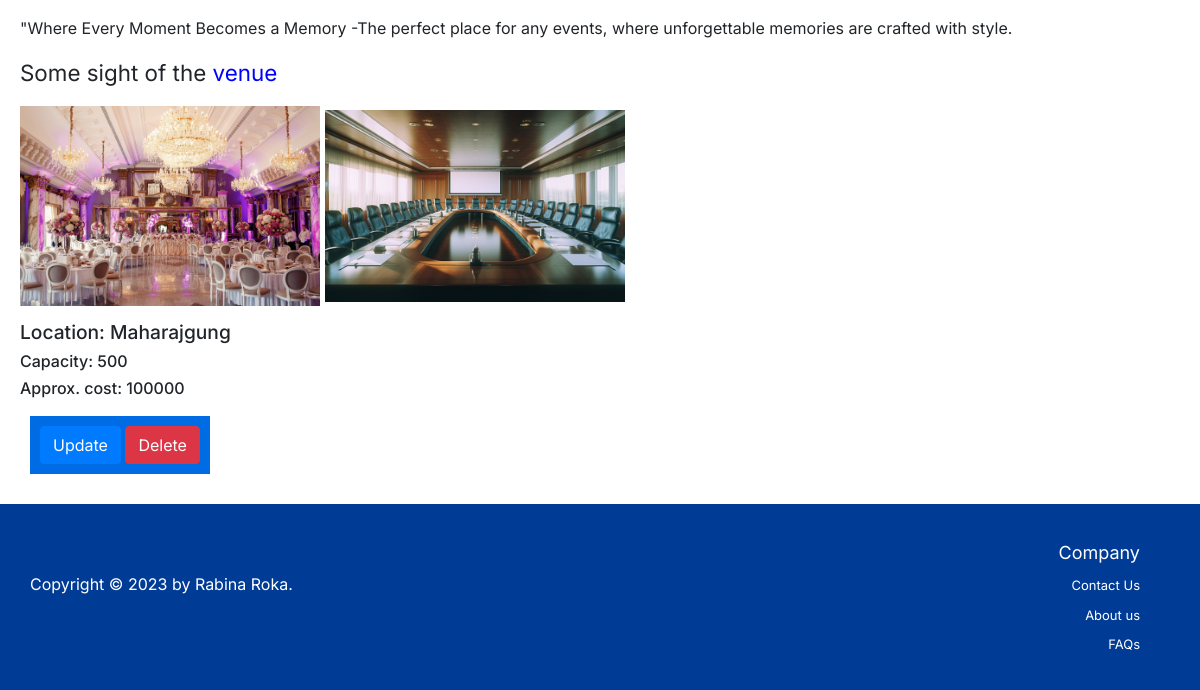
Page /33/view_venue (lower part) on the earlier database version.
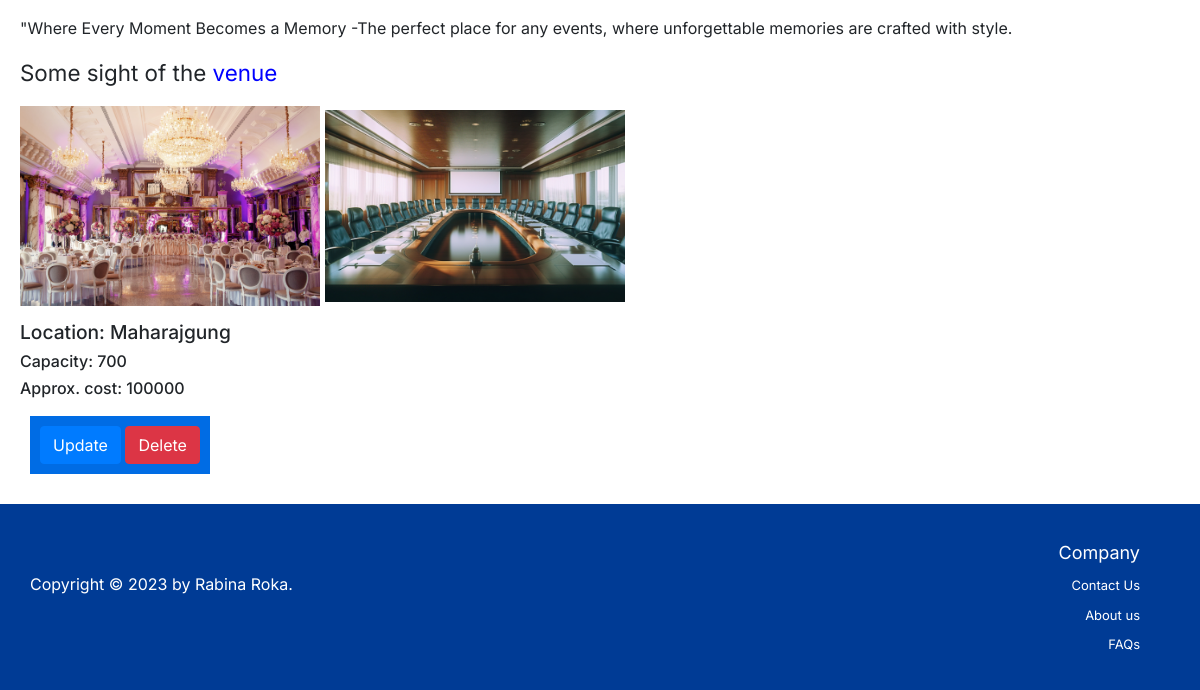
Same page on the later database version.
### Venues/models.py (models this page shows)
class Venues(models.Model): #making class
    Name = models.CharField(max_length=100) #making field
    Location = models.CharField(max_length=100) #making field
    Type = models.CharField(max_length=100,null=True,default=None) #making field
    Description = models.CharField(max_length=200) #making field
    Capacity = models.IntegerField(default=0, null=True, blank=True)
    Cost= models.IntegerField(default=0, null=True, blank=True)
    Venue_image = models.ManyToManyField('ImageFile')

### Venues/views.py (the view)
# urls.py: path('<id>/view_venue', views.view_venue, name= "view_venue"),
def view_venue(request, id):
    venue = get_object_or_404(Venues, id=id)
    return render(request, 'venues/view_venue.html', {'venue': venue})

### templates/venues/view_venue.html (shortened to what this page needs)
{% load static %}
<!DOCTYPE html>
<html lang="en">
<head>
    <link rel="stylesheet" href="https://stackpath.bootstrapcdn.com/bootstrap/4.3.1/css/bootstrap.min.css">
</head>
<body>
    <div class="main-content">
        <div class="venue-details">
            <div class="venue-description">
                <p><span style="font-size:1.4rem;"> About</span>  <span style="color: blue; font-size:1.4rem;" >{{venue.Name}} </span><br> <br> {{ venue.Description }}</p>
            </div>
            <div class="venue-images">
                <p><span style="font-size:1.4rem;"> Some sight of the </span>  <span style="color: blue; font-size:1.4rem;" >venue</span></p>
                {% for image in venue.Venue_image.all %}
                    <img src="{{ image.image.url }}" alt="{{ venue.Name }}" width="300" height="150">
                {% endfor %}
            </div>
            <div class="venue-location">
                <h3>Location: {{ venue.Location }}</h3>
            </div>
            <div class="venue-capacity">
                <h4>Capacity: {{ venue.Capacity }}</h4>
            </div>
            <div class="venue-cost">
                <h4>Approx. cost: {{ venue.Cost }}</h4>
            </div>
            <button class="your_account">
                <a href="{% url 'update_venue' venue.id %}" enctype="multipart/form-data" class="btn btn-primary">Update</a>
                <a href="{% url 'delete_venue' venue.id %}" class="btn btn-danger">Delete</a>
            </button>
        </div>
    </div>
    <footer>
        <div class="copy">
            <p>Copyright © 2023
                by Rabina Roka.</p>
        </div>
        <div class="company">
            <p>Company</p>
            <a href="#">Contact Us</a>
            <a href="#">About us</a>
            <a href="#">FAQs</a>
        </div>
    </footer>
</body>
</html>

Differences in the rows shown:
changed Venues "Maharajgung": Capacity "500" → "700"
